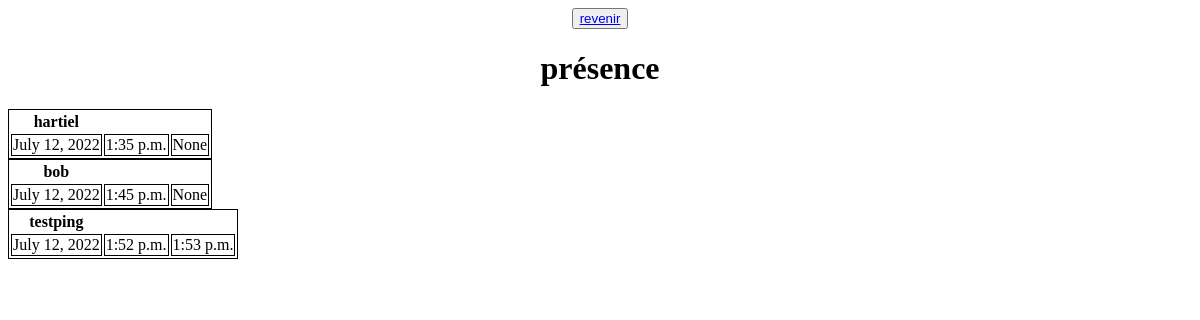
The page /chef (signed in) on the database as committed earlier.
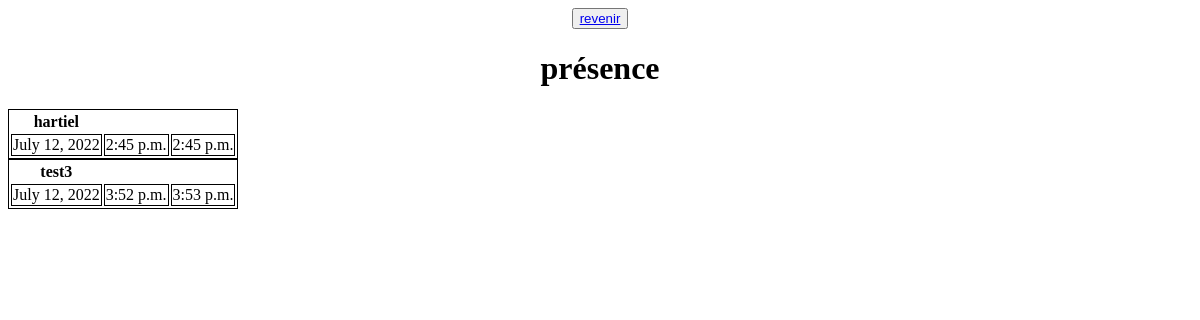
The same page on the database as committed later.
### ping/models.py (models this page shows)
class presence(models.Model):
    date = models.DateField(null=True)
    user = models.ForeignKey(users, on_delete=models.CASCADE)
    matin = models.TimeField(null=False)
    soir = models.TimeField(blank=True, null=True)
    class Meta:
        unique_together = ('date', 'user')

### compte/models.py (models this page shows)
class users(AbstractUser):
    chef = models.BooleanField(default=False)

### ping/views.py (the view)
# urls.py: path('chef', ping_views.chef, name='chef'),
@login_required(login_url='acces')
def chef(request):
    presenceChef = presence.objects.all().order_by('date')#(merci emre)
    context = {'presenceChef': presenceChef}
    return render(request, 'compte/chef.html', context)

### becoffe/templates/compte/chef.html (shortened to what this page needs)
<button> <a href="{% url 'hello' %}"> revenir </a> </button>
<h1>présence</h1>
{%for i in presenceChef%}
<table>
    <tread>
        <tr>
            <th class="tit">{{i.user}}</th>
        </tr>
    </tread>
    <tbody>
        <tr>
            <td>{{i.date}}</td>
            <td>{{i.matin}}</td>
            <td>{{i.soir}}</td>
        </tr>
</table>
{%endfor%}

Rows that differ between the two databases and show on the page:
removed presence: user "testping", date "July 12, 2022", matin "1:52 p.m.", soir "1:53 p.m."
changed presence "hartiel": matin "1:35 p.m." → "2:45 p.m."; soir "None" → "2:45 p.m."
changed presence: user "bob" → "test3"; matin "1:45 p.m." → "3:52 p.m."; soir "None" → "3:53 p.m."
